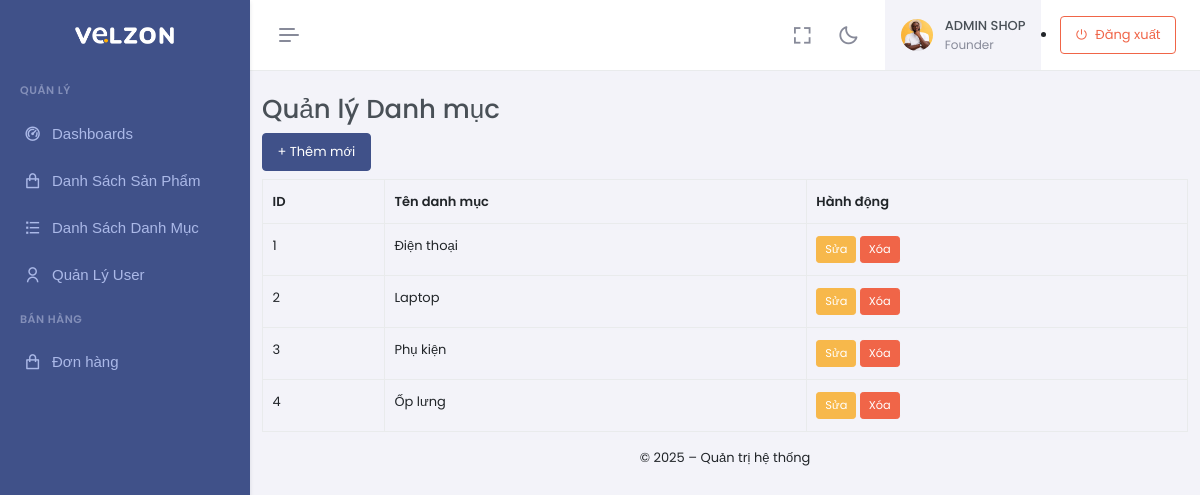
Page /admin/index.php?act=category-list (signed in) on the earlier database version.
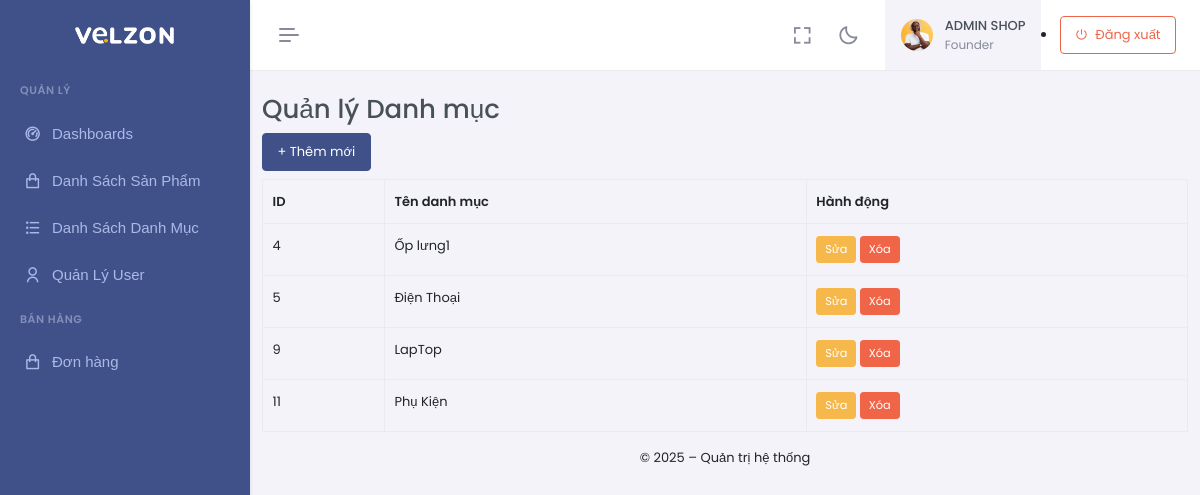
Same page on the later database version.
### tables this page shows
CREATE TABLE `danhmuc` (
  `MaDanhMuc` int(11) NOT NULL,
  `TenDanhMuc` varchar(100) NOT NULL,
  `MaDanhMucCha` int(11) DEFAULT NULL
);

### admin/controllers/CategoryController.php (called while the page is built, shortened)
<?php
require_once __DIR__ . '/../models/CategoryModel.php';
class CategoryController
{
    private $model;
    public function __construct()
    {
        $this->model = new CategoryModel();
    }
    public function index()
    {
        $list = $this->model->getAll();
        require __DIR__ . '/../views/Product/danhmuc/list.php';
    }
}

### admin/index.php (called while the page is built, shortened)
<?php
require_once '../commons/function.php';
require_once 'controllers/CategoryController.php';
require_once 'controllers/OrderController.php';
match ($act) {
    'auth-register' => (new AuthController())->register(),
    'auth-login'    => (new AuthController())->login(),
    'auth-logout'   => (new AuthController())->logout(),
    'dashboard'     => (new DashboardController())->index(),
    'product-list'   => (new ProductController())->index(),
    'product-add'    => (new ProductController())->add(),
    'product-edit'   => (new ProductController())->edit(),
    'product-delete' => (new ProductController())->delete(),
    'category-list'   => (new CategoryController())->index(),
    'category-add'    => (new CategoryController())->add(),
    'category-edit'   => (new CategoryController())->edit(),
    'category-delete' => (new CategoryController())->delete(),
    'user-list'   => (new UserController())->index(),
    'user-add'    => (new UserController())->add(),
    'user-edit'   => (new UserController())->edit(),
    'user-delete' => (new UserController())->delete(),
    'order-list' => (new OrderController($pdo))->index(),
    'order-detail' => (new OrderController($pdo))->detail(),
    default => (new DashboardController())->index(),
};

### commons/function.php (called while the page is built)
<?php
function connectDB() {
    $host = DB_HOST;
    $port = DB_PORT;
    $dbname = DB_NAME;
    try {
        $conn = new PDO("mysql:host=$host;port=$port;dbname=$dbname", DB_USERNAME, DB_PASSWORD);
        $conn->setAttribute(PDO::ATTR_ERRMODE, PDO::ERRMODE_EXCEPTION);
        $conn->setAttribute(PDO::ATTR_DEFAULT_FETCH_MODE, PDO::FETCH_ASSOC);
        return $conn;
    } catch (PDOException $e) {
        echo ("Connection failed: " . $e->getMessage());
    }
}

### admin/models/CategoryModel.php (called while the page is built, shortened)
<?php
class CategoryModel
{
    private $conn;
    public function __construct()
    {
        $this->conn = connectDB();
    }
    public function getAll()
    {
        $sql = "SELECT * FROM danhmuc ORDER BY MaDanhMucCha ASC, MaDanhMuc ASC";
        $stmt = $this->conn->query("SELECT MaDanhMuc, TenDanhMuc FROM danhmuc");
        return $this->conn->query($sql, PDO::FETCH_ASSOC)->fetchAll();
    }
}

### admin/views/Product/danhmuc/list.php (the view)
<?php require __DIR__ . '/../../layouts/layouts_top.php';?>
<h2>Quản lý Danh mục</h2>
<a href="index.php?act=category-add" class="btn btn-primary mb-2">+ Thêm mới</a>
<table class="table table-bordered">
  <thead>
    <tr>
      <th>ID</th>
      <th>Tên danh mục</th>
      <th>Hành động</th>
    </tr>
  </thead>
  <tbody>
    <?php foreach($list as $row): ?>
      <tr>
        <td><?= $row['MaDanhMuc'] ?></td>
        <td><?= htmlspecialchars($row['TenDanhMuc']) ?></td>
        <td>
          <a href="index.php?act=category-edit&id=<?= $row['MaDanhMuc'] ?>"
             class="btn btn-sm btn-warning">Sửa</a>
          <a href="index.php?act=category-delete&id=<?= $row['MaDanhMuc'] ?>"
             onclick="return confirm('Xác nhận xóa?')"
             class="btn btn-sm btn-danger">Xóa</a>
        </td>
      </tr>
    <?php endforeach; ?>
  </tbody>
</table>
<?php require __DIR__ . '/../../layouts/layout_bottom.php';?>

### admin/views/layouts/layouts_top.php (shortened to what this page needs)
<!doctype html>
<html lang="en" data-layout="vertical" data-topbar="light" data-sidebar="dark" data-sidebar-size="lg" data-sidebar-image="none" data-preloader="disable" data-theme="default" data-theme-colors="default">
<head>
</head>
<body data-layout="vertical" data-sidebar="dark">
    <?php
    require_once "./views/layouts/libs_css.php";
    ?>
    <div id="layout-wrapper">
        <?php
        require_once "./views/layouts/header.php";
        require_once "./views/layouts/siderbar.php";
        ?>
        <div class="main-content">
            <div class="page-content">

### admin/views/layouts/libs_css.php (shortened to what this page needs)
<link href="assets/libs/jsvectormap/jsvectormap.min.css" rel="stylesheet" type="text/css" />
<link href="assets/libs/swiper/swiper-bundle.min.css" rel="stylesheet" type="text/css" />
<link href="assets/css/bootstrap.min.css" rel="stylesheet" type="text/css" />
<link href="assets/css/icons.min.css" rel="stylesheet" type="text/css" />
<link href="assets/css/app.min.css" rel="stylesheet" type="text/css" />
<link href="assets/css/custom.min.css" rel="stylesheet" type="text/css" />

### admin/views/layouts/header.php (shortened to what this page needs)
<header id="page-topbar">
    <div class="layout-width">
        <div class="navbar-header">
            <div class="d-flex">
                <button type="button" class="btn btn-sm px-3 fs-16 header-item vertical-menu-btn topnav-hamburger material-shadow-none" id="topnav-hamburger-icon">
                    <span class="hamburger-icon">
                        <span></span>
                        <span></span>
                        <span></span>
                    </span>
                </button>
            </div>
            <div class="d-flex align-items-center">
                <div class="ms-1 header-item d-none d-sm-flex">
                    <button type="button" class="btn btn-icon btn-topbar material-shadow-none btn-ghost-secondary rounded-circle" data-toggle="fullscreen">
                        <i class='bx bx-fullscreen fs-22'></i>
                    </button>
                </div>
                <div class="ms-1 header-item d-none d-sm-flex">
                    <button type="button" class="btn btn-icon btn-topbar material-shadow-none btn-ghost-secondary rounded-circle light-dark-mode">
                        <i class='bx bx-moon fs-22'></i>
                    </button>
                </div>
                <div class="dropdown ms-sm-3 header-item topbar-user">
                    <button type="button" class="btn material-shadow-none" id="page-header-user-dropdown" data-bs-toggle="dropdown" aria-haspopup="true" aria-expanded="false">
                        <span class="d-flex align-items-center">
                            <img class="rounded-circle header-profile-user" src="assets/images/users/avatar-1.jpg" alt="Header Avatar">
                            <span class="text-start ms-xl-2">
                                <span class="d-none d-xl-inline-block ms-1 fw-medium user-name-text">ADMIN SHOP</span>
                                <span class="d-none d-xl-block ms-1 fs-12 user-name-sub-text">Founder</span>
                            </span>
                        </span>
                    </button>
                </div>
                <li class="notification-list">
    <a href="index.php?act=auth-logout" class="btn btn-outline-danger">
        <i class="ri-shut-down-line me-1"></i> Đăng xuất
    </a>
</li>
            </div>
        </div>
    </div>
</header>

### admin/views/layouts/siderbar.php (shortened to what this page needs)
<div class="app-menu navbar-menu">
    <div class="navbar-brand-box">
        <a href="index.php?act=dashboard" class="logo logo-light">
            <span class="logo-lg">
                <img src="assets/images/logo-light.png" alt="" height="17">
            </span>
        </a>
    </div>
    <div id="scrollbar">
        <div class="container-fluid">
            <ul class="navbar-nav" id="navbar-nav">
                <li class="menu-title"><span data-key="t-menu">QUẢN LÝ</span></li>
                <li class="nav-item">
                    <a class="nav-link" href="index.php?act=dashboard">
                        <i class="ri-dashboard-2-line"></i> <span>Dashboards</span>
                    </a>
                </li>
                <li class="nav-item">
                    <a class="nav-link" href="index.php?act=product-list">
                        <i class="ri-shopping-bag-line"></i> <span>Danh Sách Sản Phẩm</span>
                    </a>
                </li>
                <li class="nav-item">
                    <a class="nav-link" href="index.php?act=category-list">
                        <i class="ri-list-check"></i> <span>Danh Sách Danh Mục</span>
                    </a>
                </li>
                <li class="nav-item">
                    <a class="nav-link" href="index.php?act=user-list">
                        <i class="ri-user-line"></i> <span>Quản Lý User</span>
                    </a>
                </li>
                <li class="menu-title"><i class="ri-more-fill"></i> <span>BÁN HÀNG</span></li>
                 <li class="nav-item">
                     <a class="nav-link" href="index.php?act=order-list">
                        <i class="ri-shopping-bag-line"></i><span>Đơn hàng</span>
                    </a>
                </li>
            </ul>
        </div>
    </div>
    <div class="sidebar-background"></div>
</div>

### admin/views/layouts/layout_bottom.php (shortened to what this page needs)
    <div class="text-center mt-3">
        &copy; <?= date('Y') ?> – Quản trị hệ thống
    </div>
</div>
</body>
</html>

Differences in the rows shown:
removed danhmuc: MaDanhMuc "1", TenDanhMuc "Điện thoại"
removed danhmuc: MaDanhMuc "2", TenDanhMuc "Laptop"
removed danhmuc: MaDanhMuc "3", TenDanhMuc "Phụ kiện"
changed danhmuc id 4: TenDanhMuc "Ốp lưng" → "Ốp lưng1"
added danhmuc: MaDanhMuc "5", TenDanhMuc "Điện Thoại"
added danhmuc: MaDanhMuc "9", TenDanhMuc "LapTop"
added danhmuc: MaDanhMuc "11", TenDanhMuc "Phụ Kiện"
